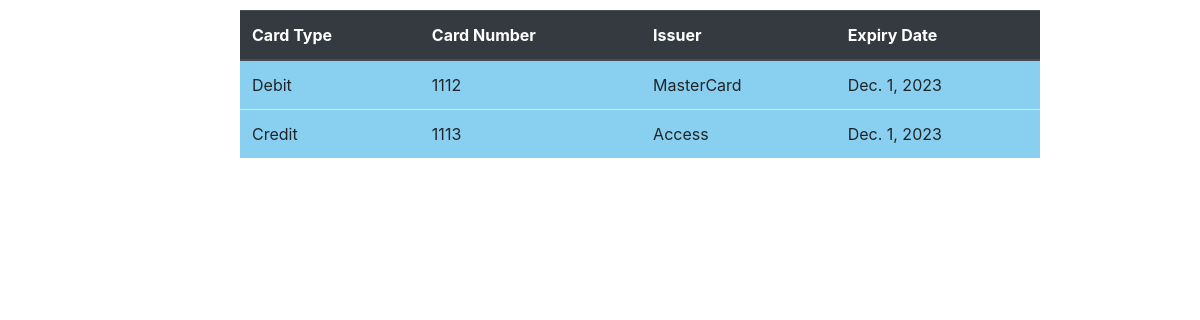
The page /walletapp/cards/ on the database its author committed.
### walletapp/models.py (models this page shows)
class Card(models.Model):
    card_number= models.IntegerField()
    card_type= models.CharField(max_length=20)
    expiry_date = models.DateField()
    security_code = models.IntegerField()
    date_of_issue = models.DateTimeField()
    wallet= models.ForeignKey("Wallet",on_delete=models.CASCADE,related_name='Card_wallet')
    account= models.ForeignKey("Account",on_delete=models.CASCADE,related_name='Card_account')
    issuer= models.CharField(max_length=10)

### walletapp/views.py (the view)
# urls.py: path('cards/', views.list_cards, name="cards_list"),
def list_cards(request):
    cards = models.Card.objects.all()
    return render(request, "cards_list.html",{'cards': cards})

### walletapp/templates/cards_list.html (shortened to what this page needs)
<!DOCTYPE html>
<html lang="en">
<head>
    <link rel="stylesheet" href="https://cdn.jsdelivr.net/npm/bootstrap@4.3.1/dist/css/bootstrap.min.css">
</head>
<body>
    <table class="table" style="width: 50rem; margin-top:10px;margin-left: 20%; padding:2% 5%; background-color:#88CFF0;">
        <thead class="thead-dark">        <tr>
            <th>Card Type</th>
            <th>Card Number</th>
            <th>Issuer</th>
            <th>Expiry Date</th>
        </tr>
        </thead>
        <tr>
            {%for card in cards%}
            <td>{{card.card_type}}</td>
            <td>{{card.card_number}}</td>
            <td>{{card.issuer}}</td>
            <td>{{card.expiry_date}}</td>
        </tr>
        {% endfor %}
    </table>
</body>
</html>

### rows shown on the page
Card: card_type "Debit", card_number "1112", issuer "MasterCard", expiry_date "Dec. 1, 2023"
Card: card_type "Credit", card_number "1113", issuer "Access", expiry_date "Dec. 1, 2023"
